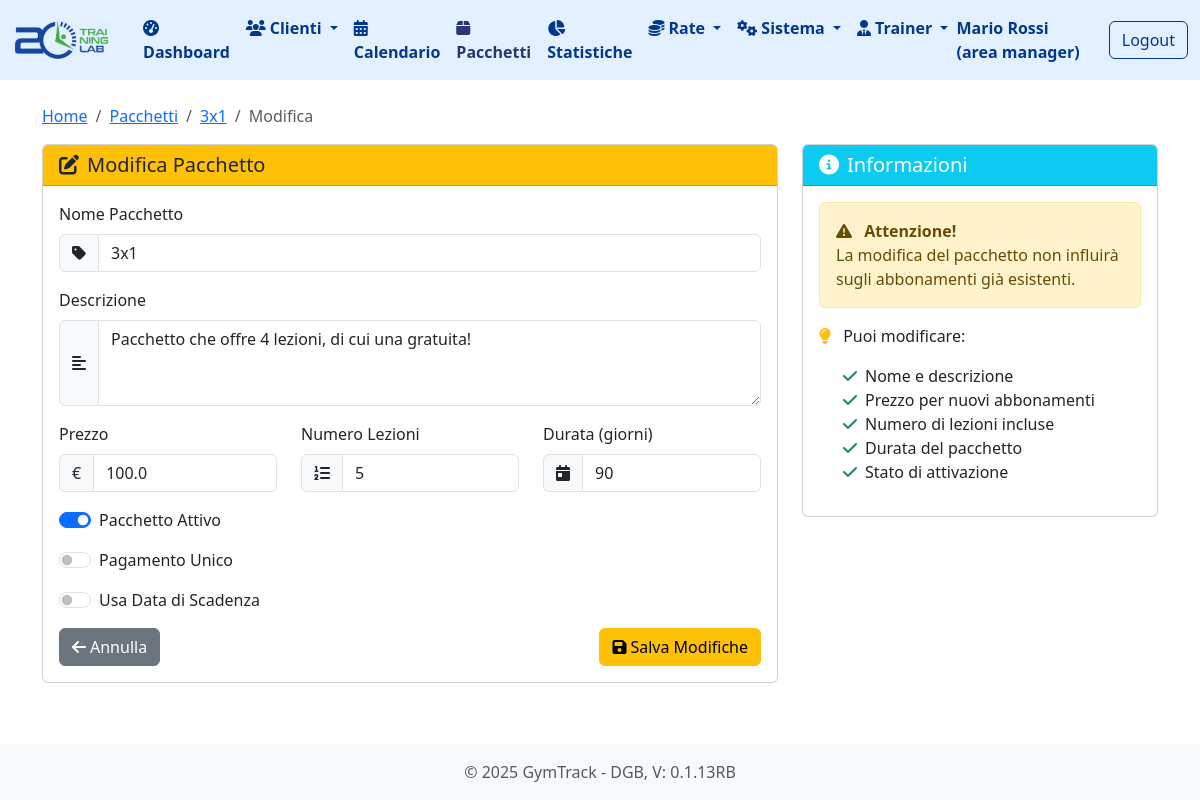
Page /pacchetti/4/modifica (signed in) on the committed database.
### tables this page shows
CREATE TABLE "pacchetti" (
    id INTEGER PRIMARY KEY AUTOINCREMENT,
    nome TEXT NOT NULL,
    descrizione TEXT,
    prezzo REAL NOT NULL,
    numero_lezioni INTEGER NOT NULL,
    durata_giorni INTEGER, -- ora può essere NULL
    attivo BOOLEAN NOT NULL DEFAULT 1,
    pagamento_unico BOOLEAN NOT NULL DEFAULT 0
, sede_id INTEGER DEFAULT 1, data_scadenza DATE DEFAULT NULL);

### routes/pacchetti.py (the view, shortened to what this page needs)
@pacchetti_bp.route('/pacchetti/<int:pacchetto_id>/modifica', methods=['GET', 'POST'])
def modifica_pacchetto(pacchetto_id):
    pacchetto = db.get_pacchetto(pacchetto_id)
    if not pacchetto:
        flash('Pacchetto non trovato', 'error')
        return redirect(url_for('pacchetti.lista_pacchetti'))
    return render_template('pacchetti/modifica.html', pacchetto=pacchetto)

### app.py (called while the page is built)
@app.before_request
def setup():
    db.init_db()
    db.create_user_tables()
    g.hierarchy = db.build_hierarchy(session.get('user_role'), session.get('user_email'))

### database.py (called while the page is built, shortened)
def get_db_connection():
    conn = sqlite3.connect(DATABASE_PATH)
    conn.row_factory = sqlite3.Row
    return conn

def init_db():
    if os.path.exists(DATABASE_PATH):
        return

def get_pacchetto(pacchetto_id):
    conn = get_db_connection()
    pacchetto = conn.execute('SELECT * FROM pacchetti WHERE id = ?', (pacchetto_id,)).fetchone()
    conn.close()
    return pacchetto

def get_societa_by_area_manager(area_manager_id):
    conn = get_db_connection()
    societa = conn.execute('SELECT * FROM societa WHERE area_manager_id = ?', (area_manager_id,)).fetchall()
    conn.close()
    return societa

def get_sedi_by_societa(societa_id):
    conn = get_db_connection()
    sedi = conn.execute('SELECT * FROM sede WHERE societa_id = ?', (societa_id,)).fetchall()
    conn.close()
    return sedi

def get_trainers_by_sede(sede_id):
    conn = get_db_connection()
    try:
        trainers = conn.execute('SELECT * FROM trainer WHERE sede_id = ?', (sede_id,)).fetchall()
        return trainers
    finally:
        conn.close()

def get_area_manager_by_email(email):
    conn = get_db_connection()
    try:
        area_manager = conn.execute('SELECT * FROM area_manager WHERE email = ?', (email,)).fetchone()
        return area_manager
    finally:
        conn.close()

### templates/pacchetti/modifica.html (shortened to what this page needs)
{% extends 'base.html' %}
{% block content %}
<nav aria-label="breadcrumb">
    <ol class="breadcrumb">
        <li class="breadcrumb-item"><a href="{{ url_for('index') }}">Home</a></li>
        <li class="breadcrumb-item"><a href="{{ url_for('pacchetti.lista_pacchetti') }}">Pacchetti</a></li>
        <li class="breadcrumb-item"><a href="{{ url_for('pacchetti.dettaglio_pacchetto', pacchetto_id=pacchetto.id) }}">{{ pacchetto.nome }}</a></li>
        <li class="breadcrumb-item active">Modifica</li>
    </ol>
</nav>
<div class="row">
    <div class="col-md-8">
        <div class="card">
            <div class="card-header bg-warning">
                <h5 class="card-title mb-0">
                    <i class="fas fa-edit me-2"></i>Modifica Pacchetto
                </h5>
            </div>
            <div class="card-body">
                <form method="POST">
                    <div class="mb-3">
                        <label for="nome" class="form-label">Nome Pacchetto</label>
                        <div class="input-group">
                            <span class="input-group-text">
                                <i class="fas fa-tag"></i>
                            </span>
                            <input type="text"
                                   class="form-control"
                                   id="nome"
                                   name="nome"
                                   value="{{ pacchetto.nome }}"
                                   required>
                        </div>
                    </div>
                    <div class="mb-3">
                        <label for="descrizione" class="form-label">Descrizione</label>
                        <div class="input-group">
                            <span class="input-group-text">
                                <i class="fas fa-align-left"></i>
                            </span>
                            <textarea class="form-control"
                                      id="descrizione"
                                      name="descrizione"
                                      rows="3">{{ pacchetto.descrizione }}</textarea>
                        </div>
                    </div>
                    <div class="row">
                        <div class="col-md-4">
                            <div class="mb-3">
                                <label for="prezzo" class="form-label">Prezzo</label>
                                <div class="input-group">
                                    <span class="input-group-text">€</span>
                                    <input type="number"
                                           class="form-control"
                                           id="prezzo"
                                           name="prezzo"
                                           step="0.01"
                                           value="{{ pacchetto.prezzo }}"
                                           required>
                                </div>
                            </div>
                        </div>
                        <div class="col-md-4">
                            <div class="mb-3">
                                <label for="numero_lezioni" class="form-label">Numero Lezioni</label>
                                <div class="input-group">
                                    <span class="input-group-text">
                                        <i class="fas fa-list-ol"></i>
                                    </span>
                                    <input type="number"
                                           class="form-control"
                                           id="numero_lezioni"
                                           name="numero_lezioni"
                                           value="{{ pacchetto.numero_lezioni }}"
                                           required>
                                </div>
                            </div>
                        </div>
                        <div class="col-md-4">
                            <div class="mb-3">
                                <label for="durata_giorni" class="form-label">Durata (giorni)</label>
                                <div class="input-group">
                                    <span class="input-group-text">
                                        <i class="fas fa-calendar-day"></i>
                                    </span>
                                    <input type="number"
                                           class="form-control"
                                           id="durata_giorni"
                                           name="durata_giorni"
                                           value="{{ pacchetto.durata_giorni }}"
                                           required>
                                </div>
                            </div>
                        </div>
                    </div>
                    <div class="mb-3">
                        <div class="form-check form-switch">
                            <input class="form-check-input"
                                   type="checkbox"
                                   id="attivo"
                                   name="attivo"
                                   {% if pacchetto.attivo %}checked{% endif %}>
                            <label class="form-check-label" for="attivo">Pacchetto Attivo</label>
                        </div>
                    </div>
                    <div class="mb-3">
                        <div class="form-check form-switch">
                            <input class="form-check-input"
                                   type="checkbox"
                                   id="pagamento_unico"
                                   name="pagamento_unico"
                                   {% if pacchetto.pagamento_unico %}checked{% endif %}>
                            <label class="form-check-label" for="pagamento_unico">Pagamento Unico</label>
                        </div>
                    </div>
                    <div class="mb-3">
                        <div class="form-check form-switch">
                            <input class="form-check-input"
                                   type="checkbox"
                                   id="usa_data_scadenza"
                                   name="usa_data_scadenza"
                                   onchange="toggleDataScadenza()">
                            <label class="form-check-label" for="usa_data_scadenza">Usa Data di Scadenza</label>
                        </div>
                    </div>
                    <div class="d-flex justify-content-between">
                        <a href="{{ url_for('pacchetti.dettaglio_pacchetto', pacchetto_id=pacchetto.id) }}"
                           class="btn btn-secondary">
                            <i class="fas fa-arrow-left me-1"></i>Annulla
                        </a>
                        <button type="submit" class="btn btn-warning">
                            <i class="fas fa-save me-1"></i>Salva Modifiche
                        </button>
                    </div>
                </form>
            </div>
        </div>
    </div>
    <div class="col-md-4">
        <div class="card">
            <div class="card-header bg-info text-white">
                <h5 class="card-title mb-0">
                    <i class="fas fa-info-circle me-2"></i>Informazioni
                </h5>
            </div>
            <div class="card-body">
                <div class="alert alert-warning">
                    <i class="fas fa-exclamation-triangle me-2"></i>
                    <strong>Attenzione!</strong>
                    <p class="mb-0">La modifica del pacchetto non influirà sugli abbonamenti già esistenti.</p>
                </div>
                <p class="card-text">
                    <i class="fas fa-lightbulb me-2 text-warning"></i>
                    Puoi modificare:
                </p>
                <ul class="list-unstyled ms-4">
                    <li><i class="fas fa-check text-success me-2"></i>Nome e descrizione</li>
                    <li><i class="fas fa-check text-success me-2"></i>Prezzo per nuovi abbonamenti</li>
                    <li><i class="fas fa-check text-success me-2"></i>Numero di lezioni incluse</li>
                    <li><i class="fas fa-check text-success me-2"></i>Durata del pacchetto</li>
                    <li><i class="fas fa-check text-success me-2"></i>Stato di attivazione</li>
                </ul>
            </div>
        </div>
    </div>
</div>
{% endblock %}

### rows in the picture
pacchetti: nome "3x1", descrizione "Pacchetto che offre 4 lezioni, di cui una gratuita!", prezzo "100.0", numero_lezioni "5", durata_giorni "90", attivo "☑"

### other values in the picture
{{ session.user_name }} "Mario Rossi"
{{ session.user_role }} "area manager"
